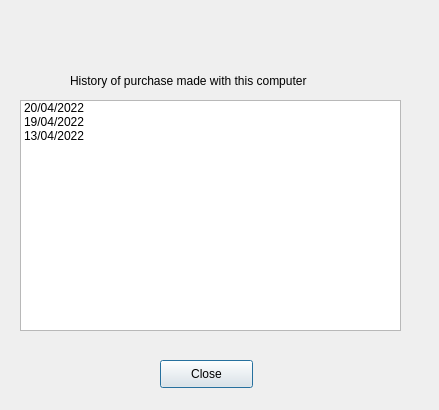
<?xml version="1.0" encoding="UTF-8"?>
<ui version="4.0">
 <class>History</class>
 <widget class="QDialog" name="History">
  <property name="geometry">
   <rect>
    <x>0</x>
    <y>0</y>
    <width>439</width>
    <height>410</height>
   </rect>
  </property>
  <property name="windowTitle">
   <string>Dialog</string>
  </property>
  <widget class="QLabel" name="label">
   <property name="geometry">
    <rect>
     <x>70</x>
     <y>20</y>
     <width>341</width>
     <height>121</height>
    </rect>
   </property>
   <property name="text">
    <string>History of purchase made with this computer</string>
   </property>
  </widget>
  <widget class="QPushButton" name="pushButton">
   <property name="geometry">
    <rect>
     <x>160</x>
     <y>360</y>
     <width>93</width>
     <height>28</height>
    </rect>
   </property>
   <property name="text">
    <string>Close</string>
   </property>
  </widget>
  <widget class="QListWidget" name="listWidget">
   <property name="geometry">
    <rect>
     <x>20</x>
     <y>100</y>
     <width>381</width>
     <height>231</height>
    </rect>
   </property>
   <item>
    <property name="text">
     <string>20/04/2022</string>
    </property>
   </item>
   <item>
    <property name="text">
     <string>19/04/2022</string>
    </property>
   </item>
   <item>
    <property name="text">
     <string>13/04/2022</string>
    </property>
   </item>
  </widget>
 </widget>
 <resources/>
 <connections/>
</ui>
